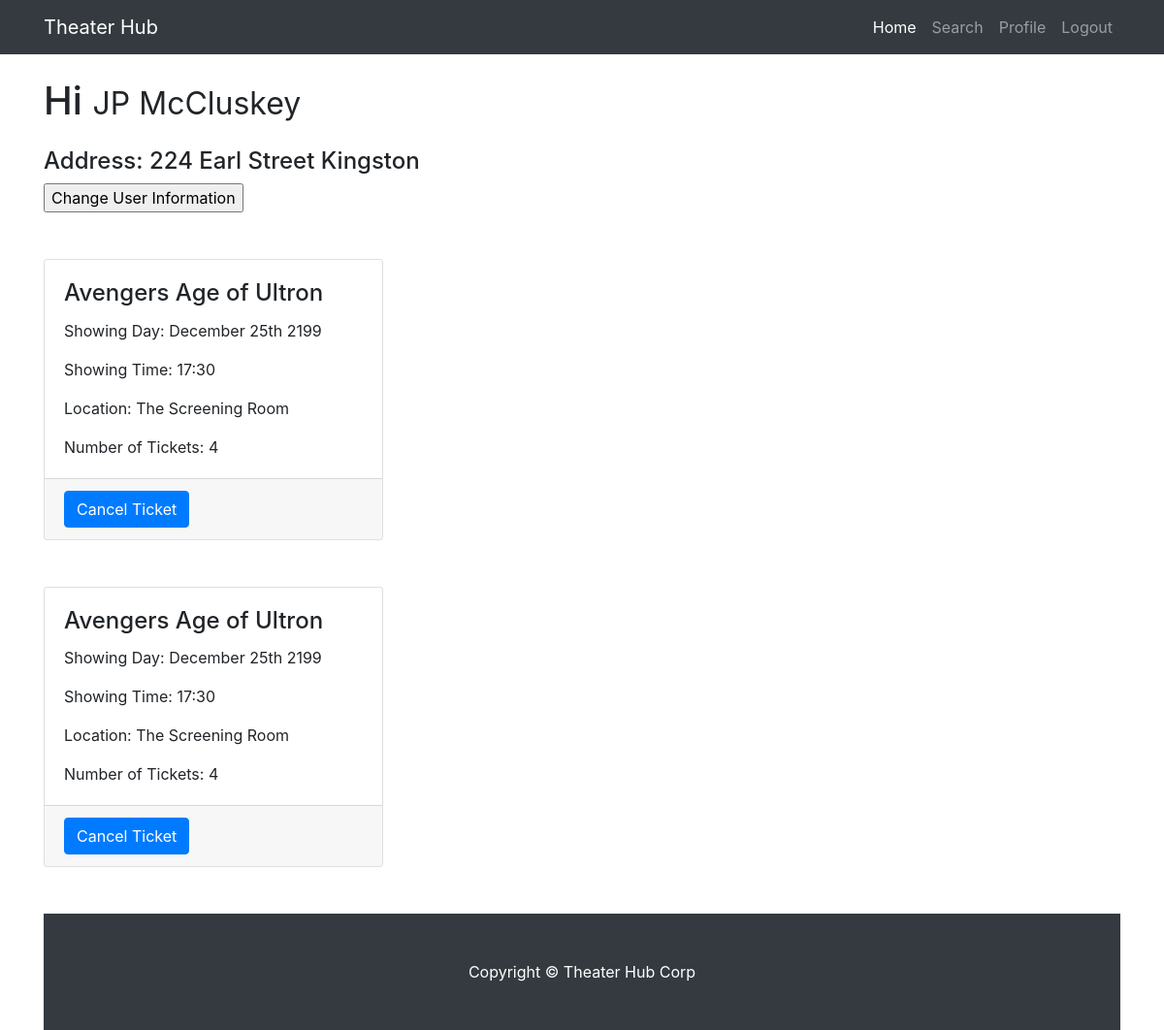
The app's page /profile.php (signed in) with its own data.
### tables this page shows
CREATE TABLE User (
AccountNumber 	 VARCHAR(8) 		NOT NULL,
FNAME 			 VARCHAR(30) 		NOT NULL,
LNAME 			 VARCHAR (30) 		NOT NULL,
StreetNumber 	 INTEGER 			NOT NULL,
Street 			 VARCHAR(15) 		NOT NULL,
City 			 VARCHAR(15) 		NOT NULL,
PhoneNumber 	 INTEGER 			NOT NULL,   
Email 			 VARCHAR(30) 		NOT NULL,
Password 		 VARCHAR(20) 		NOT NULL,
CreditCardNumber VARCHAR(16) 		,
ExpDate 		 NUMERIC(4,0) 		,         
 
IsAdmin          NUMERIC(1,0)       NOT NULL,
PRIMARY KEY (AccountNumber)  
);

CREATE TABLE Reservations (
AccountNumber 	    CHAR(8) 			NOT NULL,
ReservationNumber   INTEGER             NOT NULL,    
ShowingNumber       INTEGER             NOT NULL,    
Quantity 		    INTEGER     	    NOT NULL,
PRIMARY KEY(ReservationNumber),
FOREIGN KEY(ShowingNumber) REFERENCES Showing(ShowingNumber),
FOREIGN KEY(AccountNumber) REFERENCES User(AccountNumber) ON DELETE CASCADE
);

CREATE TABLE Showing (
ShowingNumber               INTEGER         NOT NULL,    
MovieTitle			        VARCHAR(30)	    NOT NULL,
ComplexName			        VARCHAR(50)	    NOT NULL,
StartTime			        VARCHAR(30) 	NOT NULL,    
StartDate			        VARCHAR(30)     NOT NULL,    
TheaterNumber			    INTEGER		    NOT NULL,
NumberOfSeatsAvailable      INTEGER		    NOT NULL,
PRIMARY KEY(ShowingNumber, MovieTitle),
FOREIGN KEY(MovieTitle) REFERENCES Movie(MovieTitle),
FOREIGN KEY(ComplexName, TheaterNumber) REFERENCES TheaterRoom(ComplexName,TheaterNumber)
);

### profile.php (the view, shortened to what this page needs)
<?php
    $servername = "localhost";
    $username = "root";
    $password = "";
    $dbname = "final_theaterdb";
    $conn = new mysqli($servername, $username, $password, $dbname);
    $accountnumber = $_SESSION["accountnumber"];
    $fname_query_result = $conn->query("select FNAME from User where AccountNumber ='$accountnumber'");
    $fname = mysqli_fetch_array($fname_query_result)['FNAME'];
    $lname_query_result = $conn->query("select LNAME from User where AccountNumber ='$accountnumber'");
    $lname = mysqli_fetch_array($lname_query_result)['LNAME'];
    $streetnum_query_result = $conn->query("select StreetNumber from User where AccountNumber ='$accountnumber'");
    $streetnum = mysqli_fetch_array($streetnum_query_result)['StreetNumber'];
    $street_query_result = $conn->query("select Street from User where AccountNumber ='$accountnumber'");
    $street = mysqli_fetch_array($street_query_result)['Street'];
    $city_query_result = $conn->query("select City from User where AccountNumber ='$accountnumber'");
    $city = mysqli_fetch_array($city_query_result)['City'];
    $resnum_query_result = $conn->query("select ReservationNumber from Reservations where AccountNumber ='$accountnumber'");
?>
<!DOCTYPE html>
<html lang="en">
  <head>
    <link href="vendor/bootstrap/css/bootstrap.min.css" rel="stylesheet">
    <link href="css/portfolio-item.css" rel="stylesheet">
  </head>
  <body>
    <nav class="navbar navbar-expand-lg navbar-dark bg-dark fixed-top">
      <div class="container">
        <a class="navbar-brand" href="#">Theater Hub</a>
        <div class="collapse navbar-collapse" id="navbarResponsive">
          <ul class="navbar-nav ml-auto">
            <li class="nav-item active">
              <a class="nav-link" href="home.php">Home
              </a>
            </li>
            <li class="nav-item">
              <a class="nav-link" href="search.php">Search</a>
            </li>
             <li class="nav-item">
              <a class="nav-link" href="profile.php">Profile</a>
            </li>
            <li class="nav-item">
              <a class="nav-link" href="login.html">Logout</a>
            </li>
          </ul>
        </div>
      </div>
    </nav>
    <div class="container">
      <h1 class="my-4">Hi
        <?php
        echo "<small>" . $fname . " "  . $lname . "</small>";
        ?>
      </h1>
      <h4> Address: <?php echo "$streetnum "; echo " $street"; echo  "  $city"; ?> </h4>
      <form>
<input type="button" value="Change User Information" onclick="window.location.href='UserSettings.php'" />
</form>
<br>
<?php
while ($row = mysqli_fetch_array($resnum_query_result)) {
    $shonum_query_result = $conn->query("select ShowingNumber from Reservations where AccountNumber ='$accountnumber'");
    $shonum = mysqli_fetch_array($shonum_query_result)['ShowingNumber'];
    $quantity_query_result = $conn->query("select Quantity from Reservations where AccountNumber ='$accountnumber'");
    $quantity = mysqli_fetch_array($quantity_query_result)['Quantity'];
    $date_query_result = $conn->query("select StartDate from Showing where ShowingNumber ='$shonum'");
    $date = mysqli_fetch_array($date_query_result)['StartDate'];
    $complex_query_result = $conn->query("select ComplexName from Showing where ShowingNumber ='$shonum'");
    $complex = mysqli_fetch_array($complex_query_result)['ComplexName'];
    $time_query_result = $conn->query("select StartTime from Showing where ShowingNumber ='$shonum'");
    $time = mysqli_fetch_array($time_query_result)['StartTime'];
    $movie_query_result = $conn->query("select MovieTitle from Showing where ShowingNumber ='$shonum'");
    $movie = mysqli_fetch_array($movie_query_result)['MovieTitle'];
?>
    <div class="row">
       <div class="col-sm-4 my-4">
          <div class="card">
            <div class="card-body">
              <h4 class="card-title"> <?php echo  $movie ; ?> </h4>
              <p class="card-text">Showing Day: <?php echo  $date ; ?> </p>
               <p class="card-text">Showing Time: <?php echo $time ; ?> </p>
               <p class="card-text">Location: <?php echo  $complex ; ?> </p>
               <p class="card-text">Number of Tickets: <?php echo  $quantity ; ?> </p>
            </div>
            <div class="card-footer">
            	<?php
            	echo "<form method='get' action='cancelticket.php'>";
                echo "<input type='submit' class='btn btn-primary'  value='Cancel Ticket' >";
                echo "</form>";
                ?>
            </div>
          </div>
        </div>
    </div>
<?php
}
?>
    <br>
    <footer class="py-5 bg-dark">
      <div class="container">
        <p class="m-0 text-center text-white">Copyright &copy; Theater Hub Corp</p>
      </div>
    </footer>
  </body>
</html>

### css/portfolio-item.css (style rules this page uses)
body { padding-top: 54px; }
@media (min-width: 992px) { body { padding-top: 56px; } }

### records on screen
user: FNAME "JP", LNAME "McCluskey", StreetNumber "224", Street "Earl Street", City "Kingston"
reservations: showing.MovieTitle "Avengers Age of Ultron", showing.StartDate "December 25th 2199", showing.StartTime "17:30", showing.ComplexName "The Screening Room", Quantity "4"
reservations: showing.MovieTitle "Avengers Age of Ultron", showing.StartDate "December 25th 2199", showing.StartTime "17:30", showing.ComplexName "The Screening Room", reservations.Quantity "4"
